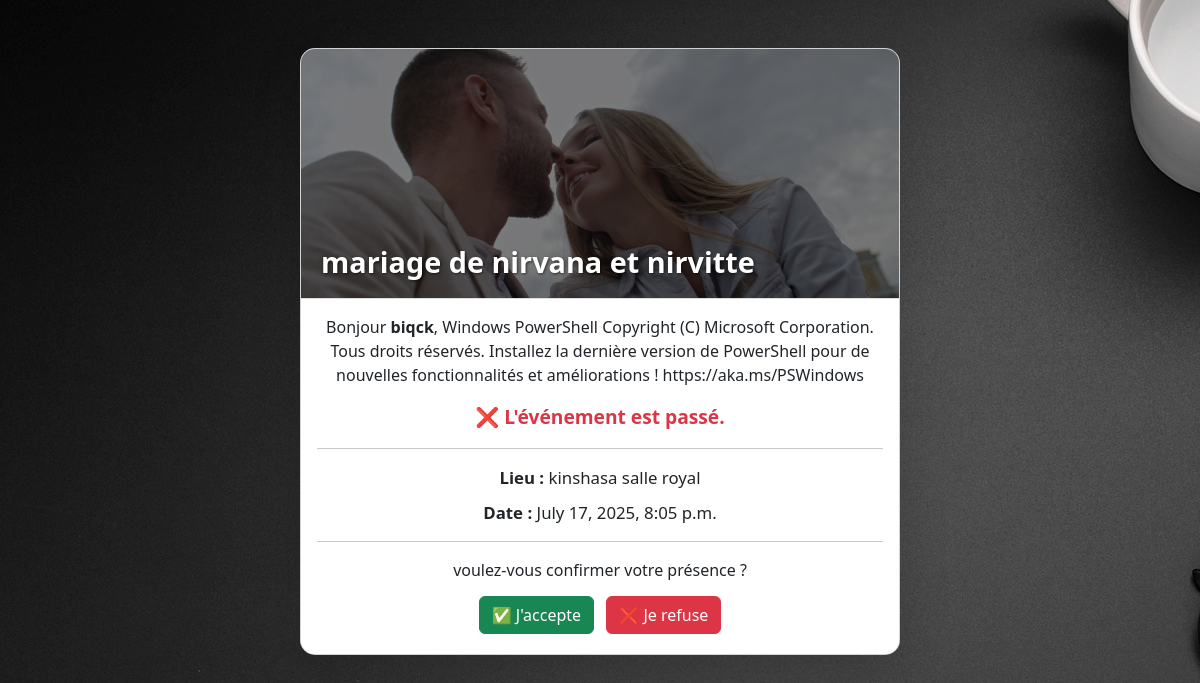
The app's page /invitation/35/ with its own data.
### core/models.py (models this page shows, shortened)
class Invitation(models.Model):
    evenement = models.ForeignKey(
        Evenement,
        on_delete=models.CASCADE,
        related_name="invitations",
        help_text="Événement auquel cette invitation est liée."
    )
    nom_invite = models.CharField(max_length=100)
    email = models.EmailField()
    statut = models.CharField(
        max_length=10,
        choices=[
            ("accepte", "Accepté"),
            ("refuse", "Refusé"),
            ("en_attente", "En attente")
        ],
        default="en_attente",
        help_text="Statut de la réponse de l'invité."
    )
    lien = models.UUIDField(
        default=uuid.uuid4,
        unique=True,
        editable=False,
        help_text="Lien unique pour chaque invitation."
    )
    date_reponse = models.DateTimeField(
        null=True,
        blank=True,
        help_text="Date de réponse de l'invité (si disponible)."
    )

class Evenement(models.Model):
    organisateur = models.ForeignKey(User, on_delete=models.CASCADE)
    titre = models.CharField(max_length=100)
    date = models.DateTimeField()
    lieu = models.CharField(max_length=200)
    description = models.TextField(blank=True)
    style_invitation = models.CharField(
        max_length=20,
        choices=STYLE_CHOICES,
        default='moderne',
        help_text="Style visuel prédéfini pour l'invitation."
    )
    image_evenement = models.ImageField(
        upload_to='evenements/',
        null=True,
        blank=True,
        help_text="Image d'illustration de l’événement."
    )

### core/views.py (the view, shortened to what this page needs)
# urls.py: path('invitation/<int:invitation_id>/', views.afficher_et_repondre_invitation, name='afficher_invitation'),
def afficher_et_repondre_invitation(request, invitation_id):
    invitation = get_object_or_404(Invitation, id=invitation_id)
    message = None
    reponse = request.GET.get("reponse")
    evenement = invitation.evenement
    est_createur = request.user.is_authenticated and request.user == evenement.organisateur
    return render(request, "core/invitation.html", {
        "invitation": invitation,
        "evenement": evenement,
        "message": message,
        "est_createur": est_createur
    })

### core/templates/core/invitation.html (shortened to what this page needs)
{% load static %}
<!DOCTYPE html>
<html lang="fr">
  <head>
    <link
      href="https://cdn.jsdelivr.net/npm/bootstrap@5.3.0/dist/css/bootstrap.min.css"
      rel="stylesheet"
    />
    <link rel="stylesheet" href="{% static 'css/invitation.css' %}" />
  </head>
  <body class="bg-light text-center fade-in">
    <div class="container mt-5">
      <div class="card shadow-lg mx-auto invitation-card">
        {% if invitation.evenement.image_evenement %}
        <div class="event-banner">
          <img
            src="{{ invitation.evenement.image_evenement.url }}"alt="Image de l'événement"/>
          <div class="overlay"></div>
          <div class="title">{{ invitation.evenement.titre }}</div>
        </div>
        {% endif %}
        <div class="card-body bg-white">
          Bonjour<strong> {{ invitation.nom_invite }}</strong>, {{ invitation.evenement.description}}
          <div id="countdown" class="my-3 fw-bold text-danger"></div>
          <hr />
          <p>
            <p><strong>Lieu :</strong> {{ invitation.evenement.lieu }}</p>
            <p><strong>Date :</strong> {{ invitation.evenement.date }}</p>
            <hr>
            voulez-vous confirmer votre présence ?
          </p>
          <a href="?reponse=accepte" class="btn btn-success m-1"
            >✅ J'accepte</a
          >
          <a href="?reponse=refuse" class="btn btn-danger m-1">❌ Je refuse</a>
        </div>
      </div>
    </div>
  </body>
</html>

### core/static/css/invitation.css (style rules this page uses)
body { font-family: 'Segoe UI', Tahoma, Geneva, Verdana, sans-serif; animation: fadeIn 0.5s ease-in; background-image: url("../images/bg.jpg"); color: #333; }
.fade-in { animation: fadeIn 0.8s ease-in-out; }
.invitation-card { max-width: 600px; border-radius: 15px; overflow: hidden; background-color: white; }
.event-banner { position: relative; height: 250px; overflow: hidden; border-bottom: 1px solid #ddd; }
.event-banner img { width: 100%; height: 100%; object-fit: cover; filter: brightness(80%); }
.event-banner .overlay { position: absolute; top: 0; left: 0; width: 100%; height: 100%; background: rgba(0, 0, 0, 0.4); }
.event-banner .title { position: absolute; bottom: 15px; left: 20px; font-size: 1.8rem; color: white; font-weight: bold; text-shadow: 1px 1px 3px rgba(0,0,0,0.6); }
.card-body p { font-size: 1.05rem; margin: 10px 0; }
#countdown { font-size: 1.2rem; margin-top: 1rem; }
.btn { transition: transform 0.2s ease; }

### records on screen
Invitation: evenement.image_evenement (picture), evenement.titre "mariage de nirvana et nirvitte", nom_invite "biqck", evenement.description "Windows PowerShell Copyright (C) Microsoft Corporation. Tous droits réservés. Installez la dernière version de PowerShell pour de nouvelles fonctionnalités et améliorations ! https://aka.ms/PSWindows", evenement.lieu "kinshasa salle royal", evenement "July 17, 2025, 8:05 p.m."
